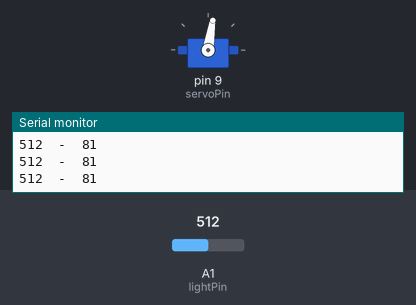
This sketch was run on a simulated Arduino Uno, built with avr-gcc and run on an emulated ATmega328P. Shown: servo, the last lines printed to the serial monitor. Inputs (shaded band) come from the test bench; at power-on: A1 (lightPin) = 512.

Above: at 1.2 s.
1.3 s: A1 (lightPin) set to 716
At 2.6 s:
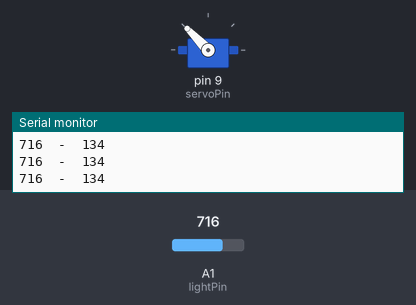
2.9 s: A1 (lightPin) set to 900
At 4.0 s:
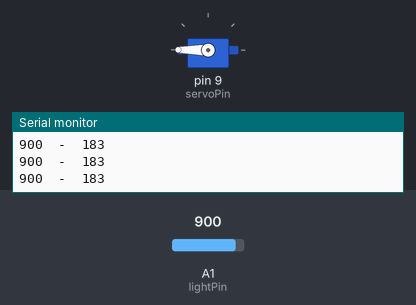
4.5 s: A1 (lightPin) set to 306
At 5.4 s:
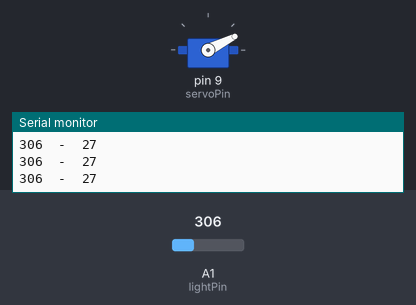
6.1 s: A1 (lightPin) set to 122
At 6.8 s:
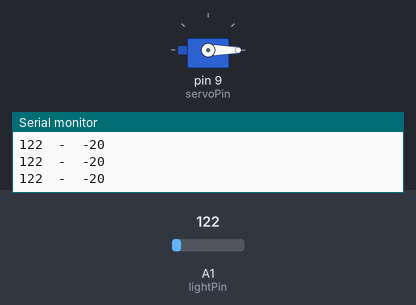
7.7 s: A1 (lightPin) set to 511
At 8.2 s:
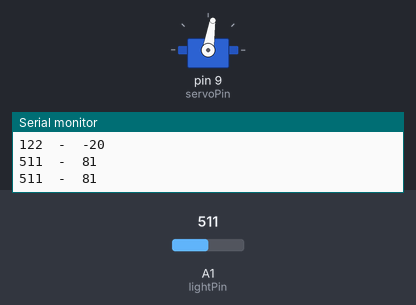
9.3 s: A1 (lightPin) set to 0
At 10.7 s:
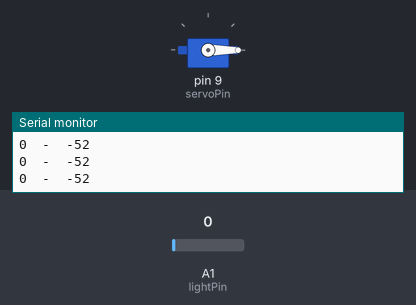
Timing chart, 0 to 11.9 s (numbered marks = the images above; inputs shaded):
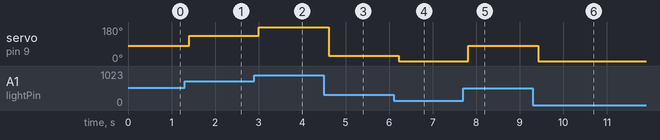

Measured:
- after the input at 1.3 s, servo on pin 9 (servoPin): 81° → 134° after 0.10 s
- after the input at 2.9 s, servo on pin 9 (servoPin): 134° → 180° after 0.11 s
- after the input at 4.5 s, servo on pin 9 (servoPin): 180° → 27° after 0.11 s
- after the input at 6.1 s, servo on pin 9 (servoPin): 27° → 0° after 0.12 s
- after the input at 7.7 s, servo on pin 9 (servoPin): 0° → 81° after 0.12 s
- after the input at 9.3 s, servo on pin 9 (servoPin): 81° → 0° after 0.13 s

The sketch:

fotoresistencia_con_servo.ino
```cpp
#include <Servo.h>

int servoPin = 9;
int servoPos;
Servo myServo;
int lightPin = A1;
int lightVal;
int dt = 200;


void setup() {
  // put your setup code here, to run once:
  myServo.attach(servoPin);
  Serial.begin(9600);
  pinMode(lightPin,INPUT);

}

void loop() {
  // put your main code here, to run repeatedly:
  lightVal = analogRead(lightPin);

  servoPos = (lightVal-200.)*(170./650.);
  myServo.write(servoPos);
  Serial.print(lightVal);
  Serial.print("  -  ");
  Serial.println(servoPos);
  delay(dt);

}
```
